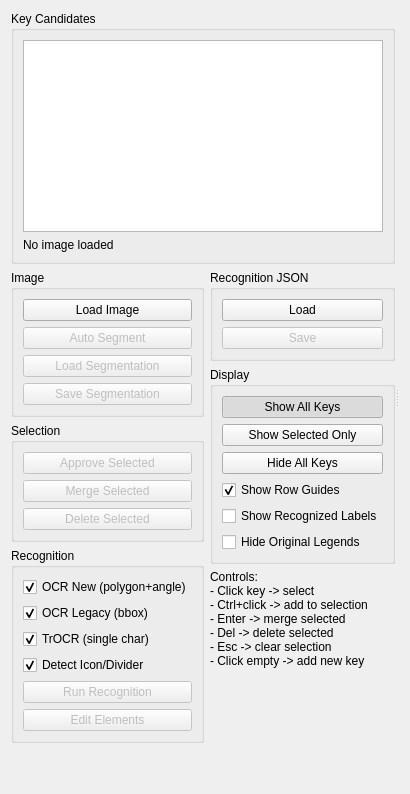
<?xml version="1.0" encoding="UTF-8"?>
<ui version="4.0">
 <class>MainWindowCentral</class>
 <widget class="QWidget" name="main_window_central">
  <layout class="QHBoxLayout" name="main_layout">
   <item>
    <widget class="QSplitter" name="main_splitter">
     <property name="orientation">
      <enum>Qt::Horizontal</enum>
     </property>
     <widget class="QWidget" name="left_panel">
      <layout class="QVBoxLayout" name="left_layout">
       <item>
        <widget class="QGroupBox" name="list_group">
         <property name="title"><string>Key Candidates</string></property>
         <layout class="QVBoxLayout" name="list_group_layout">
          <item>
           <widget class="QListWidget" name="key_list">
            <property name="selectionMode"><enum>QAbstractItemView::ExtendedSelection</enum></property>
           </widget>
          </item>
          <item><widget class="QLabel" name="stats_label"><property name="text"><string>No image loaded</string></property></widget></item>
         </layout>
        </widget>
       </item>
       <item>
        <layout class="QHBoxLayout" name="controls_layout">
         <item>
          <layout class="QVBoxLayout" name="controls_left_layout">
           <item>
            <widget class="QGroupBox" name="image_group">
             <property name="title"><string>Image</string></property>
             <layout class="QVBoxLayout" name="image_group_layout">
              <item><widget class="QPushButton" name="btn_load"><property name="text"><string>Load Image</string></property></widget></item>
              <item><widget class="QPushButton" name="btn_segment"><property name="enabled"><bool>false</bool></property><property name="text"><string>Auto Segment</string></property></widget></item>
              <item><widget class="QPushButton" name="btn_load_seg"><property name="enabled"><bool>false</bool></property><property name="text"><string>Load Segmentation</string></property></widget></item>
              <item><widget class="QPushButton" name="btn_save_seg"><property name="enabled"><bool>false</bool></property><property name="text"><string>Save Segmentation</string></property></widget></item>
             </layout>
            </widget>
           </item>
           <item>
            <widget class="QGroupBox" name="selection_group">
             <property name="title"><string>Selection</string></property>
             <layout class="QVBoxLayout" name="selection_group_layout">
              <item><widget class="QPushButton" name="btn_approve"><property name="enabled"><bool>false</bool></property><property name="text"><string>Approve Selected</string></property></widget></item>
              <item><widget class="QPushButton" name="btn_merge"><property name="enabled"><bool>false</bool></property><property name="text"><string>Merge Selected</string></property></widget></item>
              <item><widget class="QPushButton" name="btn_delete"><property name="enabled"><bool>false</bool></property><property name="text"><string>Delete Selected</string></property></widget></item>
             </layout>
            </widget>
           </item>
           <item>
            <widget class="QGroupBox" name="recognition_group">
             <property name="title"><string>Recognition</string></property>
             <layout class="QVBoxLayout" name="recognition_group_layout">
              <item><widget class="QCheckBox" name="chk_rec_new"><property name="text"><string>OCR New (polygon+angle)</string></property><property name="checked"><bool>true</bool></property></widget></item>
              <item><widget class="QCheckBox" name="chk_rec_legacy"><property name="text"><string>OCR Legacy (bbox)</string></property><property name="checked"><bool>true</bool></property></widget></item>
              <item><widget class="QCheckBox" name="chk_rec_trocr"><property name="text"><string>TrOCR (single char)</string></property><property name="checked"><bool>true</bool></property></widget></item>
              <item><widget class="QCheckBox" name="chk_rec_shapes"><property name="text"><string>Detect Icon/Divider</string></property><property name="checked"><bool>true</bool></property></widget></item>
              <item><widget class="QPushButton" name="btn_recognize"><property name="enabled"><bool>false</bool></property><property name="text"><string>Run Recognition</string></property></widget></item>
              <item><widget class="QPushButton" name="btn_edit_elements"><property name="enabled"><bool>false</bool></property><property name="text"><string>Edit Elements</string></property></widget></item>
             </layout>
            </widget>
           </item>
           <item><spacer name="controls_left_spacer"><property name="orientation"><enum>Qt::Vertical</enum></property><property name="sizeHint" stdset="0"><size><width>20</width><height>40</height></size></property></spacer></item>
          </layout>
         </item>
         <item>
          <layout class="QVBoxLayout" name="controls_right_layout">
           <item>
            <widget class="QGroupBox" name="project_json_group">
             <property name="title"><string>Recognition JSON</string></property>
             <layout class="QVBoxLayout" name="project_json_group_layout">
              <item><widget class="QPushButton" name="btn_load_json"><property name="enabled"><bool>true</bool></property><property name="text"><string>Load</string></property></widget></item>
              <item><widget class="QPushButton" name="btn_save"><property name="enabled"><bool>false</bool></property><property name="text"><string>Save</string></property></widget></item>
             </layout>
            </widget>
           </item>
           <item>
            <widget class="QGroupBox" name="display_group">
             <property name="title"><string>Display</string></property>
             <layout class="QVBoxLayout" name="display_group_layout">
              <item><widget class="QPushButton" name="btn_show_all"><property name="text"><string>Show All Keys</string></property><property name="checkable"><bool>true</bool></property><property name="checked"><bool>true</bool></property></widget></item>
              <item><widget class="QPushButton" name="btn_show_selected"><property name="text"><string>Show Selected Only</string></property><property name="checkable"><bool>true</bool></property></widget></item>
              <item><widget class="QPushButton" name="btn_show_none"><property name="text"><string>Hide All Keys</string></property><property name="checkable"><bool>true</bool></property></widget></item>
              <item><widget class="QCheckBox" name="chk_show_rows"><property name="text"><string>Show Row Guides</string></property><property name="checked"><bool>true</bool></property></widget></item>
              <item><widget class="QCheckBox" name="chk_show_recognized"><property name="text"><string>Show Recognized Labels</string></property><property name="checked"><bool>false</bool></property></widget></item>
              <item><widget class="QCheckBox" name="chk_hide_original"><property name="text"><string>Hide Original Legends</string></property><property name="checked"><bool>false</bool></property></widget></item>
             </layout>
            </widget>
           </item>
           <item>
            <widget class="QLabel" name="help_label">
             <property name="text">
              <string>Controls:
- Click key -&gt; select
- Ctrl+click -&gt; add to selection
- Enter -&gt; merge selected
- Del -&gt; delete selected
- Esc -&gt; clear selection
- Click empty -&gt; add new key</string>
             </property>
             <property name="wordWrap"><bool>true</bool></property>
            </widget>
           </item>
           <item><spacer name="controls_right_spacer"><property name="orientation"><enum>Qt::Vertical</enum></property><property name="sizeHint" stdset="0"><size><width>20</width><height>40</height></size></property></spacer></item>
          </layout>
         </item>
        </layout>
       </item>
      </layout>
     </widget>
     <widget class="QWidget" name="image_host"/>
    </widget>
   </item>
  </layout>
 </widget>
 <resources/>
 <connections/>
</ui>
